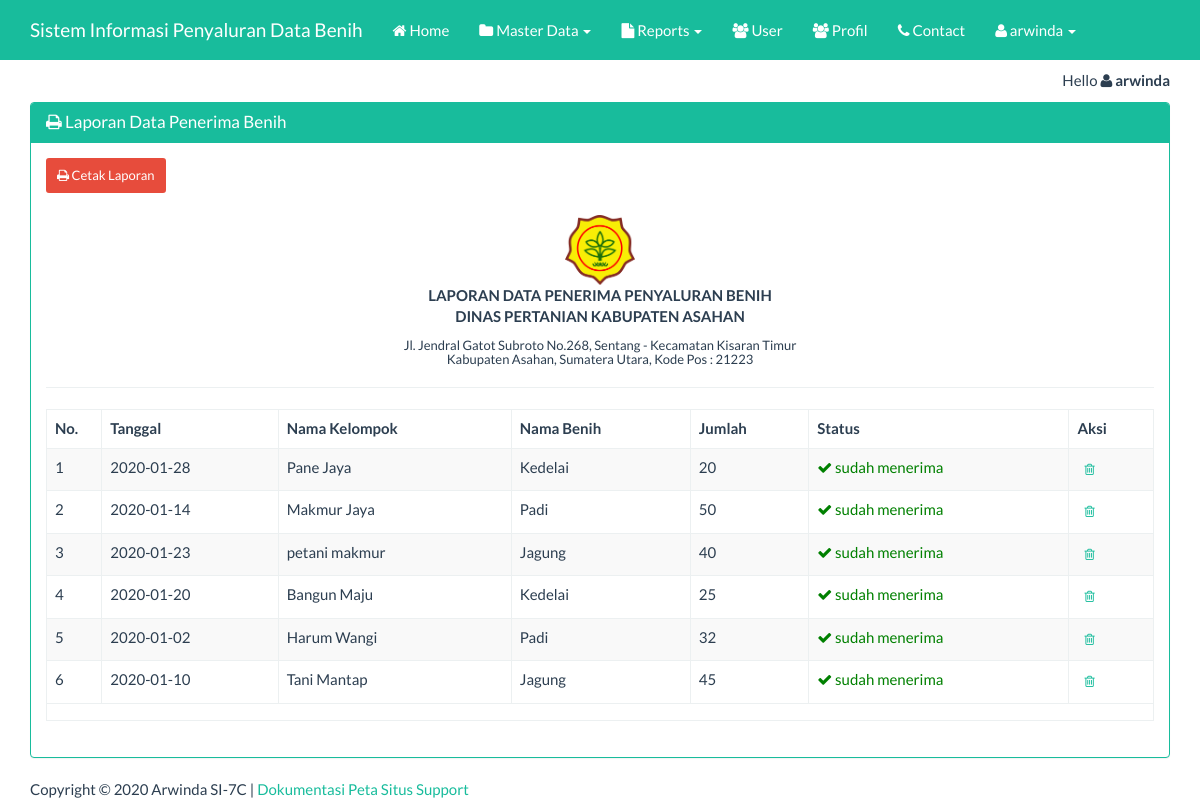
The page /?page=tani&actions=reports (signed in) on the database its author committed.
### tables this page shows
CREATE TABLE `tbl_terima` (
  `id_terima` int(11) NOT NULL,
  `id_kelompok` int(11) NOT NULL,
  `id_benih` int(11) NOT NULL,
  `tgl` date NOT NULL,
  `jml` int(11) NOT NULL,
  `ket` varchar(100) NOT NULL
);

CREATE TABLE `tbl_tani` (
  `id_kelompok` int(11) NOT NULL,
  `nm_kelompok` varchar(255) NOT NULL,
  `nm_ketua` varchar(255) NOT NULL,
  `jml_anggota` int(11) NOT NULL
);

CREATE TABLE `tbl_benih` (
  `id_benih` int(11) NOT NULL,
  `nm_benih` varchar(100) NOT NULL,
  `jenis` varchar(100) NOT NULL,
  `varietas` varchar(100) NOT NULL
);

### views/tani_reports.php (the view, shortened to what this page needs)
<div class="container">
    <div class="row">
        <div class="col-xs-12">
            <div class="panel panel-success">
                <div class="panel-heading">
                    <h3 class="panel-title"><span class="fa fa-print"></span> Laporan Data Penerima Benih</h3>
                </div>
                <div class="panel-body">
                  <a href="" id="cetak" class="btn btn-danger btn-sm">
                     <span class="fa fa-print"></span> Cetak Laporan
                  </a>
                  <br>
                  <br>
                   <div id='data-penerima'>
                    <div class='title'>
                        <center>
                           <img src='img/pertanian.png' alt=''
                         class='' style='height: 70px;width: 70px'></center>
                               <center>
                                  <b>LAPORAN DATA PENERIMA PENYALURAN BENIH<br/>
                           DINAS PERTANIAN KABUPATEN ASAHAN<br/>
                           <h6>Jl. Jendral Gatot Subroto No.268, Sentang - Kecamatan Kisaran Timur<br>
                              Kabupaten Asahan, Sumatera Utara, Kode Pos : 21223</h6>
                         </b>
                         </center>
                             <hr>
                     </div>
                    <table id="" class="table table-bordered table-striped table-hover">
                        <thead>
                            <tr>
                                <th width="5%">No.</th>
                                <th>Tanggal</th>
                                <th>Nama Kelompok</th>
                                <th>Nama Benih</th>
                                <th>Jumlah</th>
                                <th class="action">Status</th>
                                <th class="action">Aksi</th>
                            </tr>
                        </thead>
                        <tbody>
                            <?php
                            $sql = "SELECT * FROM tbl_terima,tbl_tani,tbl_benih WHERE tbl_terima.id_kelompok = tbl_tani.id_kelompok AND
                                                                                      tbl_terima.id_benih = tbl_benih.id_benih";
                            $query = mysqli_query($koneksi, $sql) or die("SQL Anda Salah");
                            $nomor = 0;
                            while ($data = mysqli_fetch_array($query)) {
                                $nomor++;
                                ?>
                                <tr>
                                    <td><?= $nomor ?></td>
									<td><?= $data['tgl'] ?></td>
									<td><?= $data['nm_kelompok'] ?></td>
                                    <td><?= $data['nm_benih'] ?></td>
                                    <td><?= $data['jml'] ?></td>
                                    <td class="action"><span class='text' style='color:green;'>
                                             <i class='fa fa-check'></i> sudah menerima
                                        </span>
                                    </td>
                                    <td><a href="?page=terima&actions=hapus&id=<?= $data['id_terima'] ?>" class="btn btn-xs">
                                            <span class="fa fa-trash-o"></span>
                                        </a></td>
                                </tr>
                            <?php } ?>
                        </tbody>
                        <tfoot>
                            <tr>
                                <td colspan="7">
                                </td>
                            </tr>
                        </tfoot>
                    </table>
                    </div>
                </div>
            </div>
        </div>
    </div>
</div>

### index.php (shortened to what this page needs)
<!DOCTYPE html>
<html>
    <head>
        <link href="Assets/css/bootstrap.min.css" rel="stylesheet" type="text/css"/>
        <link href="Assets/css/dataTables.bootstrap.min.css" rel="stylesheet" type="text/css"/>
        <link href="Assets/font-awesome-4.5.0/css/font-awesome.min.css" rel="stylesheet" type="text/css"/>
    </head>
    <body>
        <?php
        require 'akun.php';
        ?>
        <?php
        require 'menu.php';
        ?>
        <?php
        require 'content.php';
        ?>
        <?php
        require 'footer.php';
        ?>
    </body>
    </html>

### akun.php
<div class="container">
      <div class="navbar-header-">
            <?php if (isset($_SESSION['username'])) { ?>
                <p align="right"> Hello <i class="fa fa-user"></i> <strong><?=$_SESSION['nama']?></strong></p>
          <?php  } else {
          }?>
      </div>
  </div>

### menu.php (shortened to what this page needs)
<nav class="navbar navbar-inverse navbar-fixed-top">
    <div class="container">
        <div class="navbar-header">
            <a class="navbar-brand" href="?page=utama">Sistem Informasi Penyaluran Data Benih</a>
        </div>
        <div id="navbar" class="navbar-collapse collapse">
            <ul class="nav navbar-nav">
                <li class=""><a href="?page=utama"> <i class="fa fa-home"></i> Home</a></li>
                <?php if(isset($_SESSION['level']) && $_SESSION['level']==1) { ?>
                <li class="dropdown">
                    <a href="#" class="dropdown-toggle" data-toggle="dropdown" role="button" aria-haspopup="true" aria-expanded="false"> <i class="fa fa-folder"></i> Master Data <span class="caret"></span></a>
                </li>
                <li class="dropdown">
                    <a href="#" class="dropdown-toggle" data-toggle="dropdown" role="button" aria-haspopup="true" aria-expanded="false"> <i class="fa fa-file"></i> Reports <span class="caret"></span></a>
                </li>
                <li><a href="?page=user&actions=tampil"> <i class="fa fa-users"></i> User</a></li>
                <?php } ?>
                <li><a href="?page=about&actions=tampil"> <i class="fa fa-users"></i> Profil</a></li>
                <li><a href="?page=kontak&actions=tampil"> <i class="fa fa-phone"></i> Contact</a></li>
                 <li class="dropdown">
                    <?php if (isset($_SESSION['username'])) { ?>
                    <a href="#" class="dropdown-toggle" data-toggle="dropdown" role="button" aria-haspopup="true" aria-expanded="false"> <i class="fa fa-user"></i> <?=$_SESSION['nama']?> <span class="caret"></span></a>
                    <?php  }?>
                </li>
            </ul>
        </div>
    </div>
</nav>

### content.php
<?php
@$page=$_GET['page'];
@$aksi=$_GET['actions'];
if(empty ($page)){
    require 'beranda.php';
}else{
    $file="views/".$page."_".$aksi.".php";
    if (file_exists($file)){
        require "views/".$page."_".$aksi.".php";
    }else{
        require 'beranda.php';
    }
}

### footer.php
<div class="container">
    <div class="row">
        <div class="col-xs-12">
            Copyright &COPY; <?= date('Y')?> Arwinda SI-7C |
            <a href="#">Dokumentasi</a>
            <a href="#">Peta Situs</a>
            <a href="#">Support</a>
        </div>
    </div>
</div>

### index.php (style rules this page uses)
body { margin-top:70px; }

### rows shown on the page
tbl_terima: tgl "2020-01-28", id_kelompok.nm_kelompok "Pane Jaya", id_benih.nm_benih "Kedelai", jml "20"
tbl_terima: tgl "2020-01-14", id_kelompok.nm_kelompok "Makmur Jaya", id_benih.nm_benih "Padi", jml "50"
tbl_terima: tgl "2020-01-23", id_kelompok.nm_kelompok "petani makmur", id_benih.nm_benih "Jagung", jml "40"
tbl_terima: tgl "2020-01-20", id_kelompok.nm_kelompok "Bangun Maju", id_benih.nm_benih "Kedelai", jml "25"
tbl_terima: tgl "2020-01-02", id_kelompok.nm_kelompok "Harum Wangi", id_benih.nm_benih "Padi", jml "32"
tbl_terima: tgl "2020-01-10", id_kelompok.nm_kelompok "Tani Mantap", id_benih.nm_benih "Jagung", jml "45"

### other values the page prints
$_SESSION['nama'] "arwinda"
